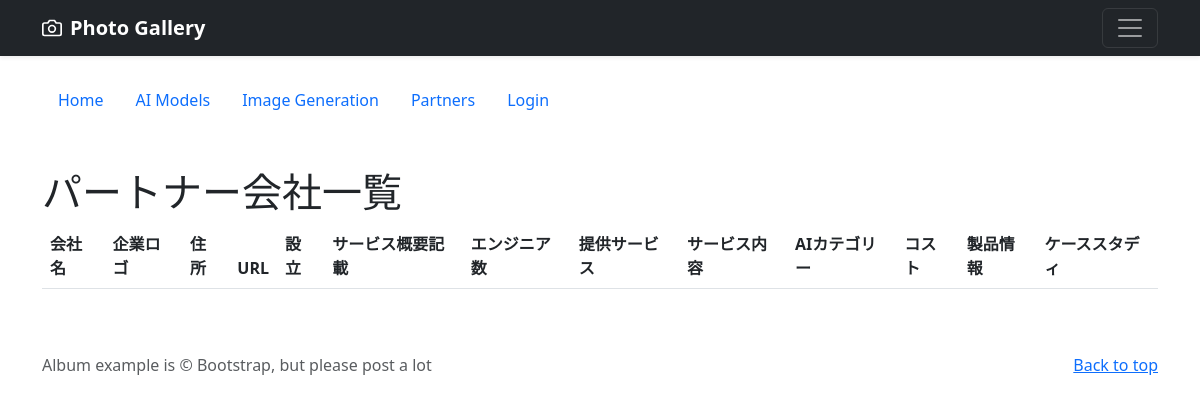
Page /partners/ on the earlier database version.
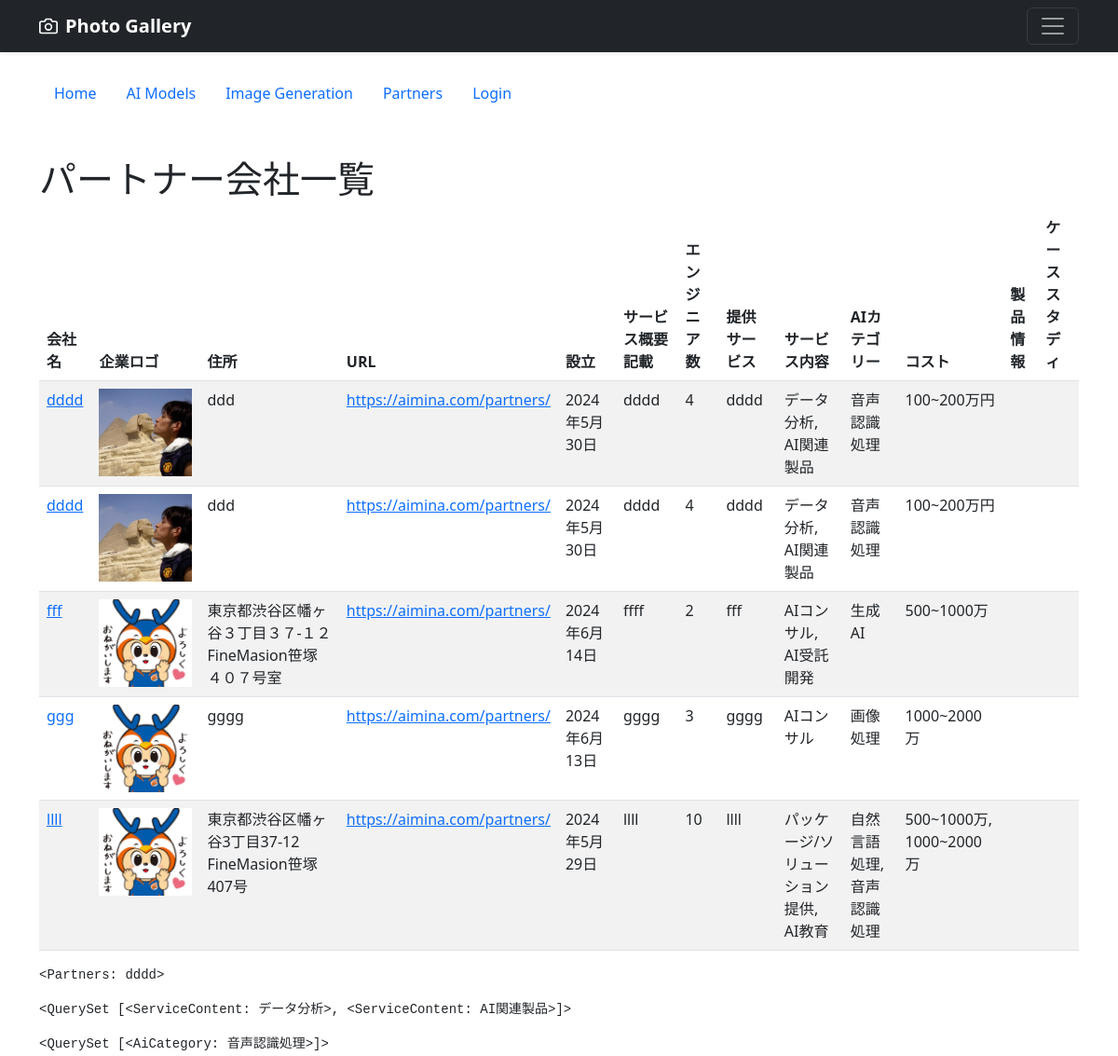
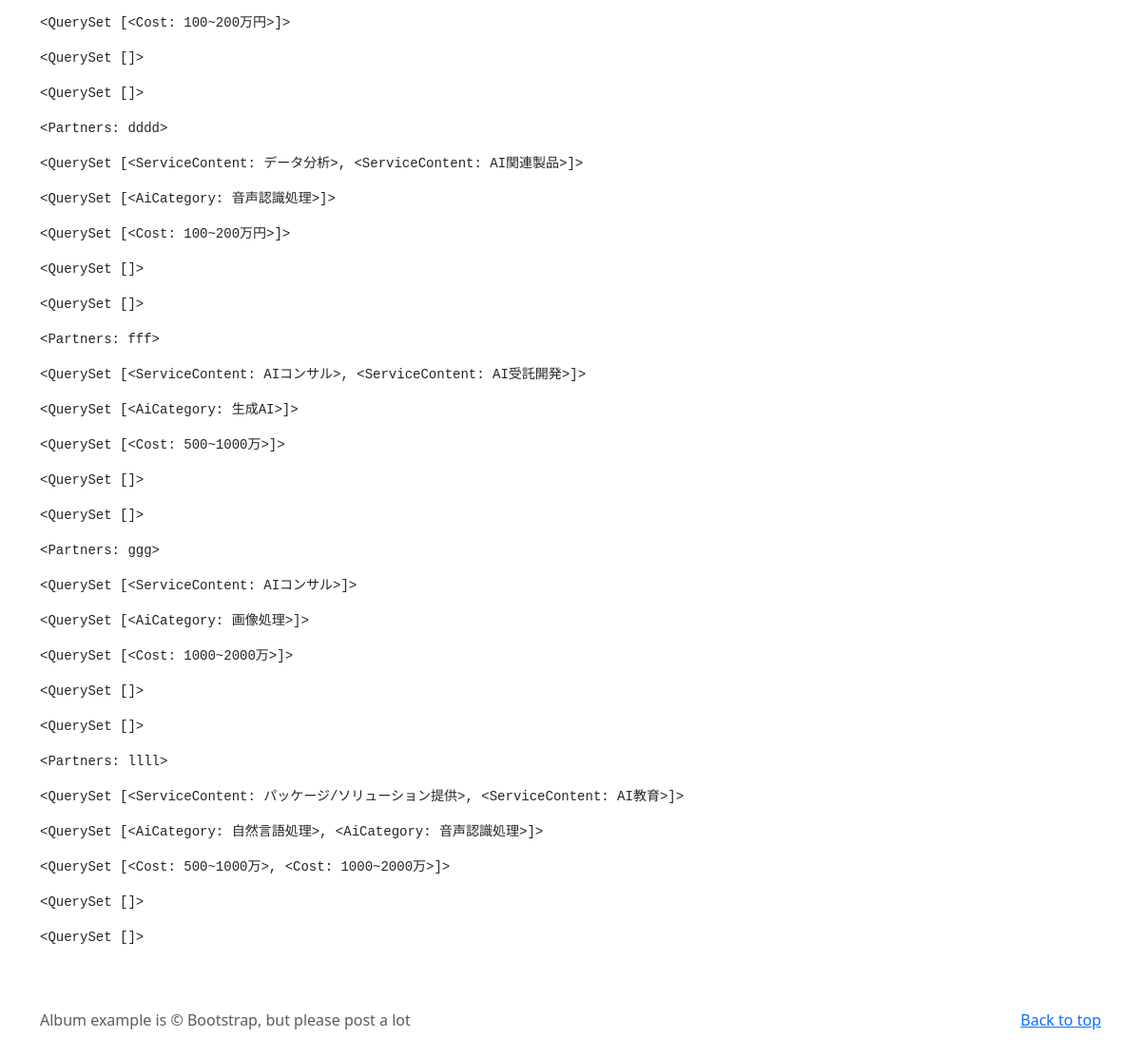
Same page on the later database version (2 pictures, top to bottom).
### partners/models.py (models this page shows)
class Partners(models.Model):
    name = models.CharField(max_length=255)
    logo = models.ImageField(upload_to='logos/')
    address = models.CharField(max_length=255)
    url = models.URLField()
    established = models.DateField()
    service = models.TextField()
    engineer = models.IntegerField()
    provision = models.TextField()
    created_at = models.DateTimeField(auto_now_add=True)
    updated_at = models.DateTimeField(auto_now=True)
    service_content = models.ManyToManyField('ServiceContent',blank=True)
    ai_category = models.ManyToManyField('AiCategory',blank=True)
    cost = models.ManyToManyField('Cost',blank=True)
    product_info = models.ManyToManyField('ProductInfo',blank=True)
    case_study = models.ManyToManyField('CaseStudy',blank=True)
    def __str__(self):
        return self.name

class ServiceContent(models.Model):
    division = models.CharField(max_length=255)
    created_at = models.DateTimeField(auto_now_add=True)
    updated_at = models.DateTimeField(auto_now=True)
    def __str__(self):
        return self.division

class AiCategory(models.Model):
    genre = models.CharField(max_length=255)
    created_at = models.DateTimeField(auto_now_add=True)
    updated_at = models.DateTimeField(auto_now=True)
    def __str__(self):
        return self.genre

class Cost(models.Model):
    breakdown = models.TextField()
    created_at = models.DateTimeField(auto_now_add=True)
    updated_at = models.DateTimeField(auto_now=True)
    def __str__(self):
        return self.breakdown

### partners/views.py (the view)
# urls.py: path('', views.PartnerListView.as_view(), name='index'),
class PartnerListView(ListView):
    model = Partners
    template_name = 'partner_list.html'
    context_object_name = 'partners'
    def get_queryset(self):
        return Partners.objects.prefetch_related(
            'service_content',
            'ai_category',
            'cost',
            'product_info',
            'case_study'
        ).all()

### partners/templates/partner_list.html (shortened to what this page needs)
{% extends 'base.html' %}
{% block contents %}
<div class="container mt-5">
    <h1>パートナー会社一覧</h1>
    <table class="table table-striped">
        <thead>
            <tr>
                <th>会社名</th>
                <th>企業ロゴ</th>
                <th>住所</th>
                <th>URL</th>
                <th>設立</th>
                <th>サービス概要記載</th>
                <th>エンジニア数</th>
                <th>提供サービス</th>
                <th>サービス内容</th>
                <th>AIカテゴリー</th>
                <th>コスト</th>
                <th>製品情報</th>
                <th>ケーススタディ</th>
            </tr>
        </thead>
        <tbody>
            {% for partner in partners %}
            <tr>
                <td><a href= "{% url 'partners:partner_detail' partner.pk%}">{{ partner.name }}</td>
                <td>
                    {% if partner.logo %}
                    <img src="{{ partner.logo.url }}" alt="企業ロゴ" width="100">
                    {% else %}
                    なし
                    {% endif %}
                </td>
                <td>{{ partner.address }}</td>
                <td><a href="{{ partner.url }}">{{ partner.url }}</a></td>
                <td>{{ partner.established|date:"Y年n月j日" }}</td>
                <td>{{ partner.service }}</td>
                <td>{{ partner.engineer }}</td>
                <td>{{ partner.provision }}</td>
                <td>
                    {% for item in partner.service_content.all %}
                        {{ item.division }}{% if not forloop.last %}, {% endif %}
                    {% endfor %}
                </td>
                <td>
                    {% for item in partner.ai_category.all %}
                        {{ item.genre }}{% if not forloop.last %}, {% endif %}
                    {% endfor %}
                </td>
                <td>
                    {% for item in partner.cost.all %}
                        {{ item.breakdown }}{% if not forloop.last %}, {% endif %}
                    {% endfor %}
                </td>
                <td>
                </td>
                <td>
                </td>
            </tr>
            {% endfor %}
        </tbody>
    </table>
    {% for partner in partners %}
        <pre>{{ partner | pprint }}</pre>
        <pre>{{partner.service_content.all | pprint}}</pre>
        <pre>{{partner.ai_category.all | pprint}}</pre>
        <pre>{{partner.cost.all | pprint}}</pre>
        <pre>{{partner.product_info.all | pprint}}</pre>
        <pre>{{partner.case_study.all | pprint}}</pre>
    {% endfor %}
</div>
{% endblock %}

### users/templates/base.html (shortened to what this page needs)
{% load static %}
<!doctype html>
<html lang="ja">
<head>
    <link href="https://cdn.jsdelivr.net/npm/bootstrap@5.3.0/dist/css/bootstrap.min.css" rel="stylesheet">
</head>
<body>
<header data-bs-theme="dark">
    <div class="navbar navbar-dark bg-dark shadow-sm">
        <div class="container">
            <a href="{% url 'users:index' %}" class="navbar-brand d-flex align-items-center">
                <strong>Photo Gallery</strong>
            </a>
            <button class="navbar-toggler" type="button" data-bs-toggle="collapse" data-bs-target="#navbarHeader" aria-controls="navbarHeader" aria-expanded="false" aria-label="Toggle navigation">
                <span class="navbar-toggler-icon"></span>
            </button>
        </div>
    </div>
</header>
<main>
    <div class="container mt-4">
        <nav>
            <ul class="nav nav-pills">
                <li class="nav-item">
                    <a class="nav-link" href="{% url 'users:index' %}">Home</a>
                </li>
                <li class="nav-item">
                    <a class="nav-link" href="{% url 'ai_models:ai_model_index' %}">AI Models</a>
                </li>
                <li class="nav-item">
                    <a class="nav-link" href="{% url 'image_generation:generate_image' %}">Image Generation</a>
                </li>
                <li class="nav-item">
                    <a class="nav-link" href="{% url 'partners:index' %}">Partners</a>
                </li>
                <li class="nav-item">
                    <a class="nav-link" href="{% url 'users:login' %}">Login</a>
                </li>
            </ul>
        </nav>
    </div>
    {% block contents %} {% endblock %}
</main>
<footer class="text-body-secondary py-5">
    <div class="container">
        <p class="float-end mb-1">
            <a href="#">Back to top</a>
        </p>
        <p class="mb-1">Album example is &copy; Bootstrap, but please post a lot</p>
    </div>
</footer>
</body>
</html>

Differences in the rows shown:
added Partners: name "dddd", logo (picture), address "ddd", url "https://aimina.com/partners/", established "2024年5月30日", service "dddd", engineer "4", provision "dddd", name "<Partners: dddd>", service_content.all|pprint "<QuerySet [<ServiceContent: データ分析>, <ServiceContent: AI関連製品>]>", ai_category.all|pprint "<QuerySet [<AiCategory: 音声認識処理>]>", cost.all|pprint "<QuerySet [<Cost: 100~200万円>]>", product_info.all|pprint "<QuerySet []>", case_study.all|pprint "<QuerySet []>"
added ServiceContent: division "データ分析"
added ServiceContent: division "AI関連製品"
added AiCategory: genre "音声認識処理"
added Cost: breakdown "100~200万円"
added Partners: name "dddd", logo (picture), address "ddd", url "https://aimina.com/partners/", established "2024年5月30日", service "dddd", engineer "4", provision "dddd", name "<Partners: dddd>", service_content.all|pprint "<QuerySet [<ServiceContent: データ分析>, <ServiceContent: AI関連製品>]>", ai_category.all|pprint "<QuerySet [<AiCategory: 音声認識処理>]>", cost.all|pprint "<QuerySet [<Cost: 100~200万円>]>", product_info.all|pprint "<QuerySet []>", case_study.all|pprint "<QuerySet []>"
added Partners: name "fff", logo (picture), address "東京都渋谷区幡ヶ谷３丁目３７-１２ FineMasion笹塚４０７号室", url "https://aimina.com/partners/", established "2024年6月14日", service "ffff", engineer "2", provision "fff", name "<Partners: fff>", service_content.all|pprint "<QuerySet [<ServiceContent: AIコンサル>, <ServiceContent: AI受託開発>]>", ai_category.all|pprint "<QuerySet [<AiCategory: 生成AI>]>", cost.all|pprint "<QuerySet [<Cost: 500~1000万>]>", product_info.all|pprint "<QuerySet []>", case_study.all|pprint "<QuerySet []>"
added ServiceContent: division "AIコンサル"
added ServiceContent: division "AI受託開発", shown under "fff"
added AiCategory: genre "生成AI", shown under "fff"
added Cost: breakdown "500~1000万"
added Partners: name "ggg", logo (picture), address "gggg", url "https://aimina.com/partners/", established "2024年6月13日", service "gggg", engineer "3", provision "gggg", name "<Partners: ggg>", service_content.all|pprint "<QuerySet [<ServiceContent: AIコンサル>]>", ai_category.all|pprint "<QuerySet [<AiCategory: 画像処理>]>", cost.all|pprint "<QuerySet [<Cost: 1000~2000万>]>", product_info.all|pprint "<QuerySet []>", case_study.all|pprint "<QuerySet []>"
added AiCategory: genre "画像処理", shown under "ggg"
added Cost: breakdown "1000~2000万"
added Partners: name "llll", logo (picture), address "東京都渋谷区幡ヶ谷3丁目37-12 FineMasion笹塚407号", url "https://aimina.com/partners/", established "2024年5月29日", service "llll", engineer "10", provision "llll", name "<Partners: llll>", service_content.all|pprint "<QuerySet [<ServiceContent: パッケージ/ソリューション提供>, <ServiceContent: AI教育>]>", ai_category.all|pprint "<QuerySet [<AiCategory: 自然言語処理>, <AiCategory: 音声認識処理>]>", cost.all|pprint "<QuerySet [<Cost: 500~1000万>, <Cost: 1000~2000万>]>", product_info.all|pprint "<QuerySet []>", case_study.all|pprint "<QuerySet []>"
added ServiceContent: division "パッケージ/ソリューション提供", shown under "llll"
added ServiceContent: division "AI教育", shown under "llll"
added AiCategory: genre "自然言語処理", shown under "llll"
